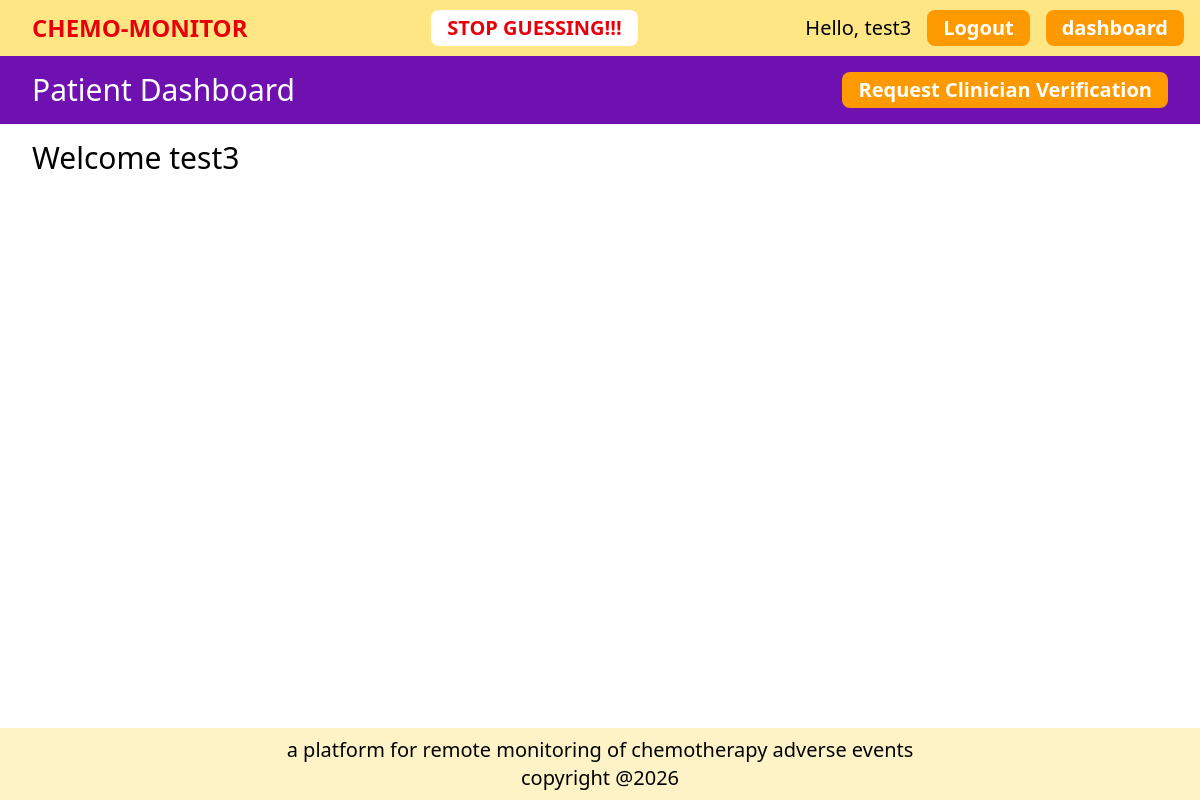
The app's page /patient/dashboard/ (signed in), older data.
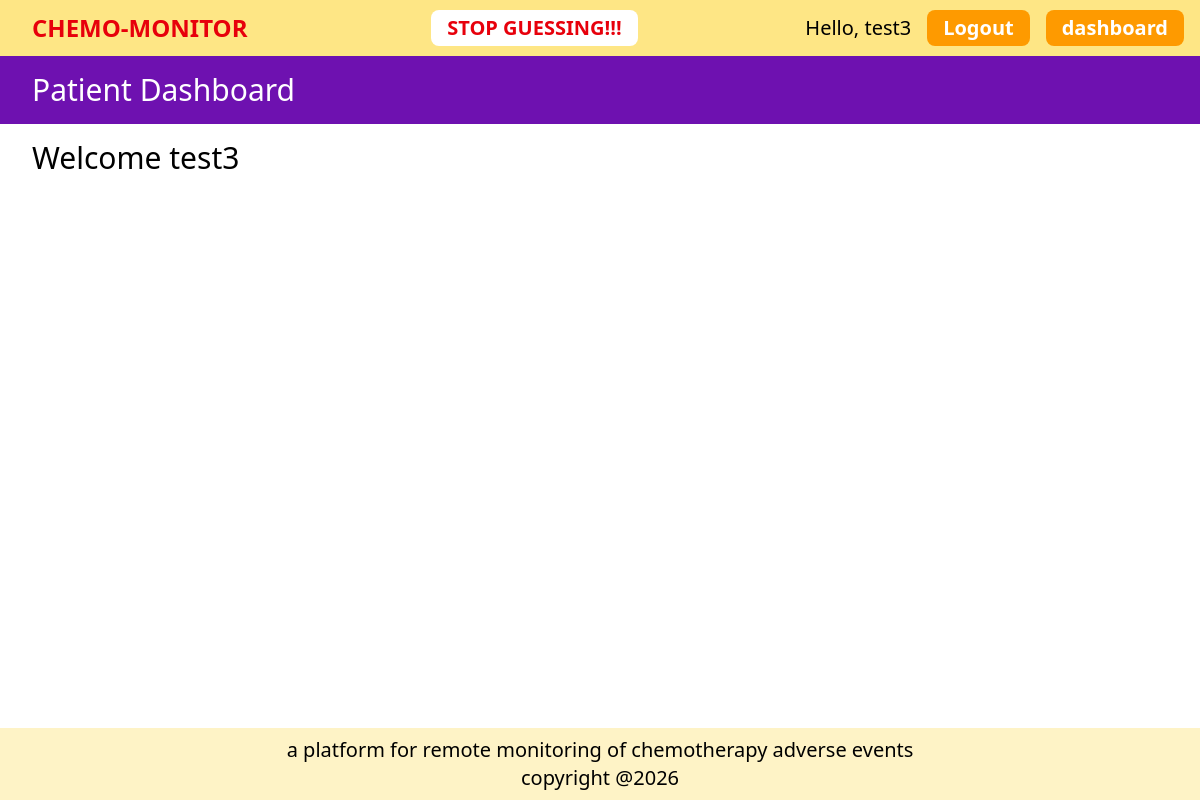
The same page, newer data.
### users/models.py (models this page shows, shortened)
class MyUser(AbstractUser):
    id = models.UUIDField(primary_key=True, default=uuid.uuid4, editable=False)
    role = models.CharField(max_length=20, choices=RoleChoices.choices, default='patient')
    verification_requested = models.BooleanField(default=False)
    is_verified_clinician = models.BooleanField(default=False)

### patients/views.py (the view)
# urls.py: path('dashboard/', views.dashboard, name='dashboard'),
@login_required
def dashboard(request):
    return render(request, 'patients/dashboard.html')

### patients/templates/patients/dashboard.html (shortened to what this page needs)
{% extends "core/base.html" %}
{% block content %}
<div class="flex justify-between items-center px-8 py-4 bg-purple-800">
  <h1 class="text-3xl text-white">Patient Dashboard</h1>
  {%if not request.user.is_verified_clinician%}
  <form action="{% url 'clinicians:verification' %}" method="post" class="inline cursor-pointer">
    <button
      type="submit"
      class="cursor-pointer px-4 py-1 bg-amber-500 text-white text-xl rounded-lg font-semibold">
      Request Clinician Verification
    </button>
  </form>
  {%endif%}
</div>
<h1 class="px-8 py-4 text-3xl">Welcome {{request.user.username}}</h1>
{% endblock %}

### core/templates/core/base.html (shortened to what this page needs)
{% load static %}
<!doctype html>
<html>
  <head>
    <link rel="stylesheet" href="{% static 'css/output.css' %}" />
  </head>
  <body>
    <div class="flex justify-between items-center bg-amber-200 px-4 py-2">
      <div class="uppercase text-red-600 text-2xl px-4 py-1 rounded-lg font-semibold">chemo-monitor</div>
      <p class="font-semibold text-red-600 text-xl bg-white px-4 py-1 rounded-lg uppercase">stop guessing!!!</p>
      <div class="flex gap-4 items-center">
        {%if user.is_authenticated%}
        <p class="text-xl">Hello, {{user.username}}</p>
        <form action="{% url 'core:logout' %}" method="post" class="inline cursor-pointer">
          <button
            type="submit"
            class="cursor-pointer px-4 py-1 bg-amber-500 text-white text-xl rounded-lg font-semibold">
            Logout
          </button>
        </form>
        {%else%}
        <a href="{% url 'core:login' %}" class="px-4 py-1 bg-amber-500 text-white text-xl rounded-lg font-semibold">login</a>
        <a href="{% url 'core:signup' %}" class="px-4 py-1 bg-amber-500 text-white text-xl rounded-lg font-semibold">sign up</a>
        {%endif%}
        <a href="{% url 'patients:dashboard' %}" class="px-4 py-1 bg-amber-500 text-white text-xl rounded-lg font-semibold">dashboard</a>
      </div>
    </div>
    {% block content %}{% endblock %}
    <div class="px-4 py-2 bg-amber-100 text-xl text-center fixed bottom-0 left-0 w-full">
        a platform for remote monitoring of chemotherapy adverse events </br>
        copyright @2026
    </div>
  </body>
</html>

Row changes from the older to the newer data that the page shows:
changed MyUser "test3": is_verified_clinician False → True (drawn)
Text that changed along with them:
text no longer shown: "Request Clinician Verification"
